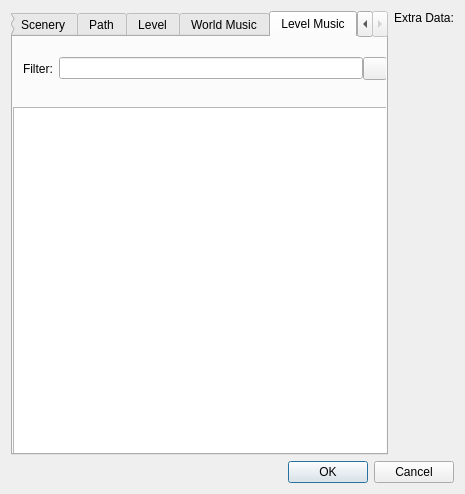
<?xml version="1.0" encoding="UTF-8"?>
<ui version="4.0">
 <class>ItemSelectDialog</class>
 <widget class="QDialog" name="ItemSelectDialog">
  <property name="geometry">
   <rect>
    <x>0</x>
    <y>0</y>
    <width>465</width>
    <height>494</height>
   </rect>
  </property>
  <property name="windowTitle">
   <string>Select Item</string>
  </property>
  <property name="windowIcon">
   <iconset>
    <normaloff>:/toolbar/dock/level.png</normaloff>:/toolbar/dock/level.png</iconset>
  </property>
  <layout class="QGridLayout" name="gridLayout">
   <item row="0" column="0">
    <layout class="QHBoxLayout" name="horizontalLayout">
     <item>
      <widget class="QTabWidget" name="Sel_TabCon_ItemType">
       <property name="currentIndex">
        <number>8</number>
       </property>
       <widget class="QWidget" name="Sel_Tab_Block">
        <attribute name="title">
         <string>Blocks</string>
        </attribute>
        <layout class="QGridLayout" name="gridLayout_3">
         <property name="leftMargin">
          <number>0</number>
         </property>
         <property name="topMargin">
          <number>0</number>
         </property>
         <property name="rightMargin">
          <number>0</number>
         </property>
         <property name="bottomMargin">
          <number>0</number>
         </property>
         <property name="spacing">
          <number>0</number>
         </property>
         <item row="2" column="0">
          <widget class="QLabel" name="Sel_Label_FilterBlock">
           <property name="text">
            <string>Filter:</string>
           </property>
          </widget>
         </item>
         <item row="1" column="0">
          <widget class="QLabel" name="Sel_Label_CategoryBlock">
           <property name="text">
            <string>Category:</string>
           </property>
          </widget>
         </item>
         <item row="2" column="1">
          <widget class="QLineEdit" name="Sel_Text_FilterBlock"/>
         </item>
         <item row="0" column="0">
          <widget class="QLabel" name="Sel_Label_GroupsBlock">
           <property name="text">
            <string>Group:</string>
           </property>
          </widget>
         </item>
         <item row="1" column="1" colspan="2">
          <widget class="QComboBox" name="Sel_Combo_CategoryBlock">
           <property name="maxVisibleItems">
            <number>50</number>
           </property>
           <item>
            <property name="text">
             <string>[all]</string>
            </property>
           </item>
          </widget>
         </item>
         <item row="0" column="1" colspan="2">
          <widget class="QComboBox" name="Sel_Combo_GroupsBlock">
           <property name="maxVisibleItems">
            <number>50</number>
           </property>
           <item>
            <property name="text">
             <string>[all]</string>
            </property>
           </item>
          </widget>
         </item>
         <item row="3" column="0" colspan="3">
          <widget class="QListView" name="Sel_List_Block"/>
         </item>
         <item row="2" column="2">
          <widget class="QToolButton" name="Sel_FilterSetupBlock">
           <property name="sizePolicy">
            <sizepolicy hsizetype="Preferred" vsizetype="Preferred">
             <horstretch>0</horstretch>
             <verstretch>0</verstretch>
            </sizepolicy>
           </property>
           <property name="text">
            <string notr="true"/>
           </property>
           <property name="icon">
            <iconset>
             <normaloff>:/dock/wrench_16x16.png</normaloff>:/dock/wrench_16x16.png</iconset>
           </property>
           <property name="popupMode">
            <enum>QToolButton::InstantPopup</enum>
           </property>
          </widget>
         </item>
        </layout>
       </widget>
       <widget class="QWidget" name="Sel_Tab_BGO">
        <attribute name="title">
         <string>BGO</string>
        </attribute>
        <layout class="QGridLayout" name="gridLayout_2">
         <property name="leftMargin">
          <number>0</number>
         </property>
         <property name="topMargin">
          <number>0</number>
         </property>
         <property name="rightMargin">
          <number>0</number>
         </property>
         <property name="bottomMargin">
          <number>0</number>
         </property>
         <property name="spacing">
          <number>0</number>
         </property>
         <item row="0" column="0">
          <widget class="QLabel" name="Sel_Label_GroupsBGO">
           <property name="text">
            <string>Group:</string>
           </property>
          </widget>
         </item>
         <item row="0" column="1" colspan="2">
          <widget class="QComboBox" name="Sel_Combo_GroupsBGO">
           <property name="maxVisibleItems">
            <number>50</number>
           </property>
           <item>
            <property name="text">
             <string>[all]</string>
            </property>
           </item>
          </widget>
         </item>
         <item row="1" column="0">
          <widget class="QLabel" name="Sel_Label_CategoryBGO">
           <property name="text">
            <string>Category:</string>
           </property>
          </widget>
         </item>
         <item row="1" column="1" colspan="2">
          <widget class="QComboBox" name="Sel_Combo_CategoryBGO">
           <property name="maxVisibleItems">
            <number>50</number>
           </property>
           <item>
            <property name="text">
             <string>[all]</string>
            </property>
           </item>
          </widget>
         </item>
         <item row="2" column="0">
          <widget class="QLabel" name="Sel_Label_FilterBGO">
           <property name="text">
            <string>Filter:</string>
           </property>
          </widget>
         </item>
         <item row="2" column="1">
          <widget class="QLineEdit" name="Sel_Text_FilterBGO"/>
         </item>
         <item row="3" column="0" colspan="3">
          <widget class="QListView" name="Sel_List_BGO"/>
         </item>
         <item row="2" column="2">
          <widget class="QToolButton" name="Sel_FilterSetupBGO">
           <property name="sizePolicy">
            <sizepolicy hsizetype="Preferred" vsizetype="Preferred">
             <horstretch>0</horstretch>
             <verstretch>0</verstretch>
            </sizepolicy>
           </property>
           <property name="text">
            <string notr="true"/>
           </property>
           <property name="icon">
            <iconset>
             <normaloff>:/dock/wrench_16x16.png</normaloff>:/dock/wrench_16x16.png</iconset>
           </property>
           <property name="popupMode">
            <enum>QToolButton::InstantPopup</enum>
           </property>
          </widget>
         </item>
        </layout>
       </widget>
       <widget class="QWidget" name="Sel_Tab_NPC">
        <attribute name="title">
         <string>NPC</string>
        </attribute>
        <layout class="QGridLayout" name="gridLayout_4">
         <property name="leftMargin">
          <number>0</number>
         </property>
         <property name="topMargin">
          <number>0</number>
         </property>
         <property name="rightMargin">
          <number>0</number>
         </property>
         <property name="bottomMargin">
          <number>0</number>
         </property>
         <property name="spacing">
          <number>0</number>
         </property>
         <item row="0" column="0">
          <widget class="QLabel" name="Sel_Label_GroupsNPC">
           <property name="text">
            <string>Group:</string>
           </property>
          </widget>
         </item>
         <item row="0" column="1" colspan="2">
          <widget class="QComboBox" name="Sel_Combo_GroupsNPC">
           <property name="maxVisibleItems">
            <number>50</number>
           </property>
           <item>
            <property name="text">
             <string>[all]</string>
            </property>
           </item>
          </widget>
         </item>
         <item row="1" column="0">
          <widget class="QLabel" name="Sel_Label_CategoryNPC">
           <property name="text">
            <string>Category:</string>
           </property>
          </widget>
         </item>
         <item row="1" column="1" colspan="2">
          <widget class="QComboBox" name="Sel_Combo_CategoryNPC">
           <property name="maxVisibleItems">
            <number>50</number>
           </property>
           <item>
            <property name="text">
             <string>[all]</string>
            </property>
           </item>
          </widget>
         </item>
         <item row="2" column="0">
          <widget class="QLabel" name="Sel_Label_FilterNPC">
           <property name="text">
            <string>Filter:</string>
           </property>
          </widget>
         </item>
         <item row="2" column="1">
          <widget class="QLineEdit" name="Sel_Text_NPC"/>
         </item>
         <item row="3" column="0" colspan="3">
          <widget class="QListView" name="Sel_List_NPC"/>
         </item>
         <item row="2" column="2">
          <widget class="QToolButton" name="Sel_FilterSetupNPC">
           <property name="sizePolicy">
            <sizepolicy hsizetype="Preferred" vsizetype="Preferred">
             <horstretch>0</horstretch>
             <verstretch>0</verstretch>
            </sizepolicy>
           </property>
           <property name="text">
            <string notr="true"/>
           </property>
           <property name="icon">
            <iconset>
             <normaloff>:/dock/wrench_16x16.png</normaloff>:/dock/wrench_16x16.png</iconset>
           </property>
           <property name="popupMode">
            <enum>QToolButton::InstantPopup</enum>
           </property>
          </widget>
         </item>
        </layout>
       </widget>
       <widget class="QWidget" name="Sel_Tab_Tile">
        <attribute name="title">
         <string>Terrain tile</string>
        </attribute>
        <layout class="QGridLayout" name="gridLayout_5">
         <property name="leftMargin">
          <number>0</number>
         </property>
         <property name="topMargin">
          <number>0</number>
         </property>
         <property name="rightMargin">
          <number>0</number>
         </property>
         <property name="bottomMargin">
          <number>0</number>
         </property>
         <property name="spacing">
          <number>0</number>
         </property>
         <item row="1" column="0">
          <widget class="QLabel" name="Sel_Label_CategoryTile">
           <property name="text">
            <string>Category:</string>
           </property>
          </widget>
         </item>
         <item row="0" column="1" colspan="2">
          <widget class="QComboBox" name="Sel_Combo_GroupsTile">
           <property name="enabled">
            <bool>false</bool>
           </property>
           <property name="maxVisibleItems">
            <number>50</number>
           </property>
           <item>
            <property name="text">
             <string>[all]</string>
            </property>
           </item>
          </widget>
         </item>
         <item row="0" column="0">
          <widget class="QLabel" name="Sel_Label_GroupsTile">
           <property name="text">
            <string>Group:</string>
           </property>
          </widget>
         </item>
         <item row="2" column="1">
          <widget class="QLineEdit" name="Sel_Text_Tile">
           <property name="enabled">
            <bool>false</bool>
           </property>
          </widget>
         </item>
         <item row="1" column="1" colspan="2">
          <widget class="QComboBox" name="Sel_Combo_CategoryTile">
           <property name="enabled">
            <bool>false</bool>
           </property>
           <property name="maxVisibleItems">
            <number>50</number>
           </property>
           <item>
            <property name="text">
             <string>[all]</string>
            </property>
           </item>
          </widget>
         </item>
         <item row="2" column="0">
          <widget class="QLabel" name="Sel_Label_FilterTile">
           <property name="text">
            <string>Filter:</string>
           </property>
          </widget>
         </item>
         <item row="3" column="0" colspan="3">
          <widget class="QTableView" name="Sel_List_Tile">
           <property name="selectionMode">
            <enum>QAbstractItemView::SingleSelection</enum>
           </property>
           <property name="iconSize">
            <size>
             <width>32</width>
             <height>32</height>
            </size>
           </property>
           <attribute name="horizontalHeaderVisible">
            <bool>false</bool>
           </attribute>
           <attribute name="horizontalHeaderDefaultSectionSize">
            <number>34</number>
           </attribute>
           <attribute name="verticalHeaderVisible">
            <bool>false</bool>
           </attribute>
           <attribute name="verticalHeaderDefaultSectionSize">
            <number>34</number>
           </attribute>
          </widget>
         </item>
         <item row="2" column="2">
          <widget class="QToolButton" name="Sel_FilterSetupTerrain">
           <property name="enabled">
            <bool>false</bool>
           </property>
           <property name="sizePolicy">
            <sizepolicy hsizetype="Preferred" vsizetype="Preferred">
             <horstretch>0</horstretch>
             <verstretch>0</verstretch>
            </sizepolicy>
           </property>
           <property name="text">
            <string notr="true"/>
           </property>
           <property name="icon">
            <iconset>
             <normaloff>:/dock/wrench_16x16.png</normaloff>:/dock/wrench_16x16.png</iconset>
           </property>
           <property name="popupMode">
            <enum>QToolButton::InstantPopup</enum>
           </property>
          </widget>
         </item>
        </layout>
       </widget>
       <widget class="QWidget" name="Sel_Tab_Scenery">
        <attribute name="title">
         <string>Scenery</string>
        </attribute>
        <layout class="QGridLayout" name="gridLayout_6">
         <property name="leftMargin">
          <number>0</number>
         </property>
         <property name="topMargin">
          <number>0</number>
         </property>
         <property name="rightMargin">
          <number>0</number>
         </property>
         <property name="bottomMargin">
          <number>0</number>
         </property>
         <property name="spacing">
          <number>0</number>
         </property>
         <item row="0" column="0">
          <widget class="QLabel" name="Sel_Label_GroupsScenery">
           <property name="text">
            <string>Group:</string>
           </property>
          </widget>
         </item>
         <item row="0" column="1" colspan="2">
          <widget class="QComboBox" name="Sel_Combo_GroupsScenery">
           <property name="enabled">
            <bool>false</bool>
           </property>
           <property name="maxVisibleItems">
            <number>50</number>
           </property>
           <item>
            <property name="text">
             <string>[all]</string>
            </property>
           </item>
          </widget>
         </item>
         <item row="1" column="0">
          <widget class="QLabel" name="Sel_Label_CategoryScenery">
           <property name="text">
            <string>Category:</string>
           </property>
          </widget>
         </item>
         <item row="1" column="1" colspan="2">
          <widget class="QComboBox" name="Sel_Combo_CategoryScenery">
           <property name="enabled">
            <bool>false</bool>
           </property>
           <property name="maxVisibleItems">
            <number>50</number>
           </property>
           <item>
            <property name="text">
             <string>[all]</string>
            </property>
           </item>
          </widget>
         </item>
         <item row="2" column="0">
          <widget class="QLabel" name="Sel_Label_FilterScenery">
           <property name="text">
            <string>Filter:</string>
           </property>
          </widget>
         </item>
         <item row="2" column="1">
          <widget class="QLineEdit" name="Sel_Text_Scenery">
           <property name="enabled">
            <bool>true</bool>
           </property>
          </widget>
         </item>
         <item row="3" column="0" colspan="3">
          <widget class="QListView" name="Sel_List_Scenery">
           <property name="verticalScrollBarPolicy">
            <enum>Qt::ScrollBarAsNeeded</enum>
           </property>
           <property name="horizontalScrollBarPolicy">
            <enum>Qt::ScrollBarAlwaysOff</enum>
           </property>
           <property name="sizeAdjustPolicy">
            <enum>QAbstractScrollArea::AdjustToContents</enum>
           </property>
           <property name="iconSize">
            <size>
             <width>32</width>
             <height>32</height>
            </size>
           </property>
           <property name="textElideMode">
            <enum>Qt::ElideNone</enum>
           </property>
           <property name="movement">
            <enum>QListView::Snap</enum>
           </property>
           <property name="resizeMode">
            <enum>QListView::Adjust</enum>
           </property>
           <property name="layoutMode">
            <enum>QListView::Batched</enum>
           </property>
           <property name="viewMode">
            <enum>QListView::IconMode</enum>
           </property>
           <property name="uniformItemSizes">
            <bool>false</bool>
           </property>
           <property name="wordWrap">
            <bool>true</bool>
           </property>
          </widget>
         </item>
         <item row="2" column="2">
          <widget class="QToolButton" name="Sel_FilterSetupScenery">
           <property name="sizePolicy">
            <sizepolicy hsizetype="Preferred" vsizetype="Preferred">
             <horstretch>0</horstretch>
             <verstretch>0</verstretch>
            </sizepolicy>
           </property>
           <property name="text">
            <string notr="true"/>
           </property>
           <property name="icon">
            <iconset>
             <normaloff>:/dock/wrench_16x16.png</normaloff>:/dock/wrench_16x16.png</iconset>
           </property>
           <property name="popupMode">
            <enum>QToolButton::InstantPopup</enum>
           </property>
          </widget>
         </item>
        </layout>
       </widget>
       <widget class="QWidget" name="Sel_Tab_Path">
        <attribute name="title">
         <string>Path</string>
        </attribute>
        <layout class="QGridLayout" name="gridLayout_7">
         <property name="leftMargin">
          <number>0</number>
         </property>
         <property name="topMargin">
          <number>0</number>
         </property>
         <property name="rightMargin">
          <number>0</number>
         </property>
         <property name="bottomMargin">
          <number>0</number>
         </property>
         <property name="spacing">
          <number>0</number>
         </property>
         <item row="2" column="0">
          <widget class="QLabel" name="Sel_Label_FilterPath">
           <property name="text">
            <string>Filter:</string>
           </property>
          </widget>
         </item>
         <item row="1" column="1" colspan="2">
          <widget class="QComboBox" name="Sel_Combo_CategoryPath">
           <property name="enabled">
            <bool>false</bool>
           </property>
           <property name="maxVisibleItems">
            <number>50</number>
           </property>
           <item>
            <property name="text">
             <string>[all]</string>
            </property>
           </item>
          </widget>
         </item>
         <item row="0" column="1" colspan="2">
          <widget class="QComboBox" name="Sel_Combo_GroupsPath">
           <property name="enabled">
            <bool>false</bool>
           </property>
           <property name="maxVisibleItems">
            <number>50</number>
           </property>
           <item>
            <property name="text">
             <string>[all]</string>
            </property>
           </item>
          </widget>
         </item>
         <item row="0" column="0">
          <widget class="QLabel" name="Sel_Label_GroupsPath">
           <property name="text">
            <string>Group:</string>
           </property>
          </widget>
         </item>
         <item row="1" column="0">
          <widget class="QLabel" name="Sel_Label_CategoryPath">
           <property name="text">
            <string>Category:</string>
           </property>
          </widget>
         </item>
         <item row="2" column="1">
          <widget class="QLineEdit" name="Sel_Text_Path">
           <property name="enabled">
            <bool>false</bool>
           </property>
          </widget>
         </item>
         <item row="3" column="0" colspan="3">
          <widget class="QTableView" name="Sel_List_Path">
           <property name="selectionMode">
            <enum>QAbstractItemView::SingleSelection</enum>
           </property>
           <property name="iconSize">
            <size>
             <width>32</width>
             <height>32</height>
            </size>
           </property>
           <property name="textElideMode">
            <enum>Qt::ElideNone</enum>
           </property>
           <attribute name="horizontalHeaderVisible">
            <bool>false</bool>
           </attribute>
           <attribute name="horizontalHeaderDefaultSectionSize">
            <number>34</number>
           </attribute>
           <attribute name="verticalHeaderVisible">
            <bool>false</bool>
           </attribute>
           <attribute name="verticalHeaderDefaultSectionSize">
            <number>34</number>
           </attribute>
          </widget>
         </item>
         <item row="2" column="2">
          <widget class="QToolButton" name="Sel_FilterSetupPath">
           <property name="enabled">
            <bool>false</bool>
           </property>
           <property name="sizePolicy">
            <sizepolicy hsizetype="Preferred" vsizetype="Preferred">
             <horstretch>0</horstretch>
             <verstretch>0</verstretch>
            </sizepolicy>
           </property>
           <property name="text">
            <string notr="true"/>
           </property>
           <property name="icon">
            <iconset>
             <normaloff>:/dock/wrench_16x16.png</normaloff>:/dock/wrench_16x16.png</iconset>
           </property>
           <property name="popupMode">
            <enum>QToolButton::InstantPopup</enum>
           </property>
          </widget>
         </item>
        </layout>
       </widget>
       <widget class="QWidget" name="Sel_Tab_Level">
        <attribute name="title">
         <string>Level</string>
        </attribute>
        <layout class="QGridLayout" name="gridLayout_8">
         <property name="leftMargin">
          <number>0</number>
         </property>
         <property name="topMargin">
          <number>0</number>
         </property>
         <property name="rightMargin">
          <number>0</number>
         </property>
         <property name="bottomMargin">
          <number>0</number>
         </property>
         <property name="spacing">
          <number>0</number>
         </property>
         <item row="0" column="0">
          <widget class="QLabel" name="Sel_Label_GroupsLevel">
           <property name="text">
            <string>Group:</string>
           </property>
          </widget>
         </item>
         <item row="0" column="1" colspan="2">
          <widget class="QComboBox" name="Sel_Combo_GroupsLevel">
           <property name="enabled">
            <bool>false</bool>
           </property>
           <property name="maxVisibleItems">
            <number>50</number>
           </property>
           <item>
            <property name="text">
             <string>[all]</string>
            </property>
           </item>
          </widget>
         </item>
         <item row="1" column="0">
          <widget class="QLabel" name="Sel_Label_CategoryLevel">
           <property name="text">
            <string>Category:</string>
           </property>
          </widget>
         </item>
         <item row="1" column="1" colspan="2">
          <widget class="QComboBox" name="Sel_Combo_CategoryLevel">
           <property name="enabled">
            <bool>false</bool>
           </property>
           <property name="maxVisibleItems">
            <number>50</number>
           </property>
           <item>
            <property name="text">
             <string>[all]</string>
            </property>
           </item>
          </widget>
         </item>
         <item row="2" column="0">
          <widget class="QLabel" name="Sel_Label_FilterLevel">
           <property name="text">
            <string>Filter:</string>
           </property>
          </widget>
         </item>
         <item row="2" column="1">
          <widget class="QLineEdit" name="Sel_Text_Level">
           <property name="enabled">
            <bool>true</bool>
           </property>
          </widget>
         </item>
         <item row="3" column="0" colspan="3">
          <widget class="QListView" name="Sel_List_Level">
           <property name="horizontalScrollBarPolicy">
            <enum>Qt::ScrollBarAlwaysOff</enum>
           </property>
           <property name="sizeAdjustPolicy">
            <enum>QAbstractScrollArea::AdjustToContents</enum>
           </property>
           <property name="iconSize">
            <size>
             <width>32</width>
             <height>32</height>
            </size>
           </property>
           <property name="textElideMode">
            <enum>Qt::ElideNone</enum>
           </property>
           <property name="movement">
            <enum>QListView::Snap</enum>
           </property>
           <property name="isWrapping" stdset="0">
            <bool>true</bool>
           </property>
           <property name="resizeMode">
            <enum>QListView::Adjust</enum>
           </property>
           <property name="layoutMode">
            <enum>QListView::Batched</enum>
           </property>
           <property name="viewMode">
            <enum>QListView::IconMode</enum>
           </property>
           <property name="uniformItemSizes">
            <bool>false</bool>
           </property>
           <property name="wordWrap">
            <bool>true</bool>
           </property>
          </widget>
         </item>
         <item row="2" column="2">
          <widget class="QToolButton" name="Sel_FilterSetupLevel">
           <property name="sizePolicy">
            <sizepolicy hsizetype="Preferred" vsizetype="Preferred">
             <horstretch>0</horstretch>
             <verstretch>0</verstretch>
            </sizepolicy>
           </property>
           <property name="text">
            <string notr="true"/>
           </property>
           <property name="icon">
            <iconset>
             <normaloff>:/dock/wrench_16x16.png</normaloff>:/dock/wrench_16x16.png</iconset>
           </property>
           <property name="popupMode">
            <enum>QToolButton::InstantPopup</enum>
           </property>
          </widget>
         </item>
        </layout>
       </widget>
       <widget class="QWidget" name="Sel_Tab_Music">
        <attribute name="title">
         <string>World Music</string>
        </attribute>
        <layout class="QGridLayout" name="gridLayout_9">
         <property name="leftMargin">
          <number>0</number>
         </property>
         <property name="topMargin">
          <number>0</number>
         </property>
         <property name="rightMargin">
          <number>0</number>
         </property>
         <property name="bottomMargin">
          <number>0</number>
         </property>
         <property name="spacing">
          <number>0</number>
         </property>
         <item row="0" column="0">
          <widget class="QLabel" name="Sel_Label_GroupsMusic">
           <property name="text">
            <string>Group:</string>
           </property>
          </widget>
         </item>
         <item row="0" column="1" colspan="2">
          <widget class="QComboBox" name="Sel_Combo_GroupsMusic">
           <property name="enabled">
            <bool>false</bool>
           </property>
           <property name="maxVisibleItems">
            <number>50</number>
           </property>
           <item>
            <property name="text">
             <string>[all]</string>
            </property>
           </item>
          </widget>
         </item>
         <item row="1" column="0">
          <widget class="QLabel" name="Sel_Label_CategoryMusic">
           <property name="text">
            <string>Category:</string>
           </property>
          </widget>
         </item>
         <item row="1" column="1" colspan="2">
          <widget class="QComboBox" name="Sel_Combo_CategoryMusic">
           <property name="enabled">
            <bool>false</bool>
           </property>
           <property name="maxVisibleItems">
            <number>50</number>
           </property>
           <item>
            <property name="text">
             <string>[all]</string>
            </property>
           </item>
          </widget>
         </item>
         <item row="2" column="0">
          <widget class="QLabel" name="Sel_Label_FilterMusic">
           <property name="text">
            <string>Filter:</string>
           </property>
          </widget>
         </item>
         <item row="2" column="1">
          <widget class="QLineEdit" name="Sel_Text_Music">
           <property name="enabled">
            <bool>true</bool>
           </property>
          </widget>
         </item>
         <item row="3" column="0" colspan="3">
          <widget class="QListView" name="Sel_List_Music"/>
         </item>
         <item row="2" column="2">
          <widget class="QToolButton" name="Sel_FilterSetupMusicBox">
           <property name="sizePolicy">
            <sizepolicy hsizetype="Preferred" vsizetype="Preferred">
             <horstretch>0</horstretch>
             <verstretch>0</verstretch>
            </sizepolicy>
           </property>
           <property name="text">
            <string notr="true"/>
           </property>
           <property name="icon">
            <iconset>
             <normaloff>:/dock/wrench_16x16.png</normaloff>:/dock/wrench_16x16.png</iconset>
           </property>
           <property name="popupMode">
            <enum>QToolButton::InstantPopup</enum>
           </property>
          </widget>
         </item>
        </layout>
       </widget>
       <widget class="QWidget" name="Sel_Tab_LevelMusic">
        <attribute name="title">
         <string>Level Music</string>
        </attribute>
        <widget class="QLineEdit" name="Sel_Text_MusicLevel">
         <property name="enabled">
          <bool>true</bool>
         </property>
         <property name="geometry">
          <rect>
           <x>46</x>
           <y>20</y>
           <width>304</width>
           <height>22</height>
          </rect>
         </property>
        </widget>
        <widget class="QLabel" name="Sel_Label_FilterMusicLevel">
         <property name="geometry">
          <rect>
           <x>10</x>
           <y>20</y>
           <width>31</width>
           <height>23</height>
          </rect>
         </property>
         <property name="text">
          <string>Filter:</string>
         </property>
        </widget>
        <widget class="QToolButton" name="Sel_FilterSetupMusicBoxLevel">
         <property name="geometry">
          <rect>
           <x>350</x>
           <y>20</y>
           <width>24</width>
           <height>23</height>
          </rect>
         </property>
         <property name="sizePolicy">
          <sizepolicy hsizetype="Preferred" vsizetype="Preferred">
           <horstretch>0</horstretch>
           <verstretch>0</verstretch>
          </sizepolicy>
         </property>
         <property name="text">
          <string notr="true"/>
         </property>
         <property name="icon">
          <iconset>
           <normaloff>:/dock/wrench_16x16.png</normaloff>:/dock/wrench_16x16.png</iconset>
         </property>
         <property name="popupMode">
          <enum>QToolButton::InstantPopup</enum>
         </property>
        </widget>
        <widget class="QListView" name="Sel_List_MusicLevel">
         <property name="geometry">
          <rect>
           <x>0</x>
           <y>70</y>
           <width>377</width>
           <height>353</height>
          </rect>
         </property>
        </widget>
       </widget>
      </widget>
     </item>
     <item>
      <layout class="QVBoxLayout" name="verticalLayout">
       <item>
        <widget class="QLabel" name="Sel_Label_ExtraData">
         <property name="text">
          <string>Extra Data:</string>
         </property>
        </widget>
       </item>
       <item>
        <spacer name="verticalSpacer">
         <property name="orientation">
          <enum>Qt::Vertical</enum>
         </property>
         <property name="sizeHint" stdset="0">
          <size>
           <width>20</width>
           <height>40</height>
          </size>
         </property>
        </spacer>
       </item>
      </layout>
     </item>
    </layout>
   </item>
   <item row="1" column="0">
    <widget class="QDialogButtonBox" name="Sel_DiaButtonBox">
     <property name="orientation">
      <enum>Qt::Horizontal</enum>
     </property>
     <property name="standardButtons">
      <set>QDialogButtonBox::Cancel|QDialogButtonBox::Ok</set>
     </property>
    </widget>
   </item>
  </layout>
 </widget>
 <resources>
  <include location="../../_resources/editor.qrc"/>
 </resources>
 <connections>
  <connection>
   <sender>Sel_DiaButtonBox</sender>
   <signal>accepted()</signal>
   <receiver>ItemSelectDialog</receiver>
   <slot>accept()</slot>
   <hints>
    <hint type="sourcelabel">
     <x>248</x>
     <y>254</y>
    </hint>
    <hint type="destinationlabel">
     <x>157</x>
     <y>274</y>
    </hint>
   </hints>
  </connection>
  <connection>
   <sender>Sel_DiaButtonBox</sender>
   <signal>rejected()</signal>
   <receiver>ItemSelectDialog</receiver>
   <slot>reject()</slot>
   <hints>
    <hint type="sourcelabel">
     <x>316</x>
     <y>260</y>
    </hint>
    <hint type="destinationlabel">
     <x>286</x>
     <y>274</y>
    </hint>
   </hints>
  </connection>
 </connections>
</ui>
